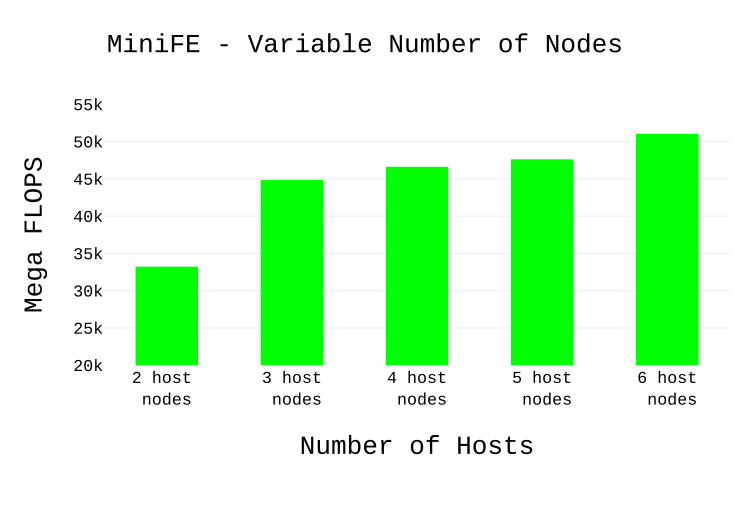

The script that drew this image:
import plotly.plotly as py
import plotly.graph_objs as go

trace1 = go.Bar(
            text=dict(family='Courier New, monospace',size=14,color='#000000'),
	    marker=dict(color=['#00ff00','#00ff00','#00ff00','#00ff00','#00ff00']),
            x=['2 host <br>nodes','3 host<br> nodes','4 host<br> nodes','5 host<br> nodes','6 host<br> nodes'	
            ],
            y=[33221.6,44841.3,46622.1,47615.8,51038.8
	    ]
              )
data = [trace1]

layout = go.Layout(
	    margin = dict(l = 100, r = 0, b = 150, t = -100),
	    bargap=0.5,
            barmode='group',
            title="MiniFE - Variable Number of Nodes",
 	    titlefont=dict(family='Courier New, monospace',size=25,color='#000000'),
            
            xaxis=dict( 
                title='Number of Hosts',
		titlefont=dict(family='Courier New, monospace',size=25,color='#000000'),
		tickfont=dict(family='Courier New, monospace',size=16,color='#000000')
                ),
            yaxis=dict(
                title='Mega FLOPS',
		titlefont=dict(family='Courier New, monospace',size=25,color='#000000'),
		tickfont=dict(family='Courier New, monospace',size=16,color='#000000'),
		range=[20000,55000]
                )           
            )



fig = go.Figure(data=data, layout=layout)
py.image.save_as(fig, filename="minife_multiple_hosts.pdf") 
